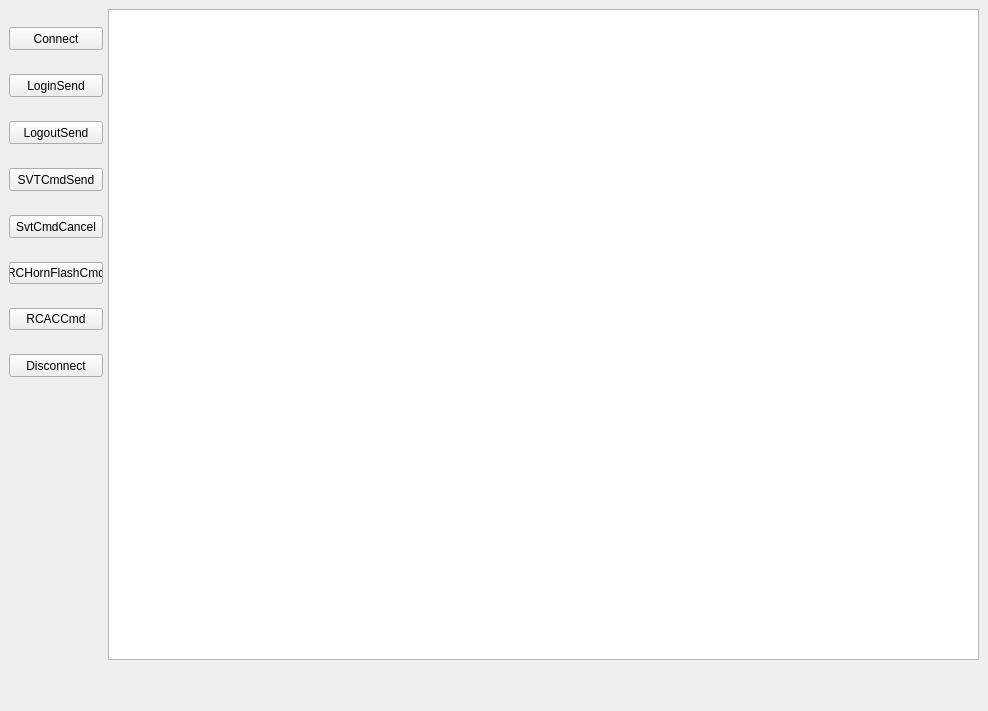
<?xml version="1.0" encoding="UTF-8"?>
<ui version="4.0">
 <class>Form</class>
 <widget class="QWidget" name="Form">
  <property name="enabled">
   <bool>true</bool>
  </property>
  <property name="geometry">
   <rect>
    <x>0</x>
    <y>0</y>
    <width>988</width>
    <height>711</height>
   </rect>
  </property>
  <property name="maximumSize">
   <size>
    <width>988</width>
    <height>16777215</height>
   </size>
  </property>
  <property name="windowTitle">
   <string>Form</string>
  </property>
  <widget class="QTextEdit" name="textEdit">
   <property name="geometry">
    <rect>
     <x>108</x>
     <y>9</y>
     <width>871</width>
     <height>651</height>
    </rect>
   </property>
  </widget>
  <widget class="QWidget" name="layoutWidget">
   <property name="geometry">
    <rect>
     <x>9</x>
     <y>9</y>
     <width>94</width>
     <height>391</height>
    </rect>
   </property>
   <layout class="QGridLayout" name="gridLayout">
    <item row="1" column="0">
     <widget class="QPushButton" name="pushButton_2">
      <property name="minimumSize">
       <size>
        <width>81</width>
        <height>23</height>
       </size>
      </property>
      <property name="text">
       <string>LoginSend</string>
      </property>
     </widget>
    </item>
    <item row="5" column="0">
     <widget class="QPushButton" name="pushButton_7">
      <property name="text">
       <string>RCHornFlashCmd</string>
      </property>
     </widget>
    </item>
    <item row="0" column="0">
     <widget class="QPushButton" name="pushButton_4">
      <property name="minimumSize">
       <size>
        <width>81</width>
        <height>23</height>
       </size>
      </property>
      <property name="text">
       <string>Connect</string>
      </property>
     </widget>
    </item>
    <item row="4" column="0">
     <widget class="QPushButton" name="pushButton_5">
      <property name="minimumSize">
       <size>
        <width>81</width>
        <height>23</height>
       </size>
      </property>
      <property name="text">
       <string>SvtCmdCancel</string>
      </property>
     </widget>
    </item>
    <item row="7" column="0">
     <widget class="QPushButton" name="pushButton_6">
      <property name="minimumSize">
       <size>
        <width>81</width>
        <height>23</height>
       </size>
      </property>
      <property name="text">
       <string>Disconnect</string>
      </property>
     </widget>
    </item>
    <item row="2" column="0">
     <widget class="QPushButton" name="pushButton">
      <property name="minimumSize">
       <size>
        <width>81</width>
        <height>23</height>
       </size>
      </property>
      <property name="text">
       <string>LogoutSend</string>
      </property>
     </widget>
    </item>
    <item row="3" column="0">
     <widget class="QPushButton" name="pushButton_3">
      <property name="minimumSize">
       <size>
        <width>81</width>
        <height>23</height>
       </size>
      </property>
      <property name="text">
       <string>SVTCmdSend</string>
      </property>
     </widget>
    </item>
    <item row="6" column="0">
     <widget class="QPushButton" name="pushButton_8">
      <property name="text">
       <string>RCACCmd</string>
      </property>
     </widget>
    </item>
   </layout>
  </widget>
 </widget>
 <resources/>
 <connections>
  <connection>
   <sender>pushButton</sender>
   <signal>clicked()</signal>
   <receiver>Form</receiver>
   <slot>LogoutSend_click()</slot>
   <hints>
    <hint type="sourcelabel">
     <x>96</x>
     <y>144</y>
    </hint>
    <hint type="destinationlabel">
     <x>164</x>
     <y>94</y>
    </hint>
   </hints>
  </connection>
  <connection>
   <sender>pushButton_2</sender>
   <signal>clicked()</signal>
   <receiver>Form</receiver>
   <slot>LoginSend_click()</slot>
   <hints>
    <hint type="sourcelabel">
     <x>75</x>
     <y>97</y>
    </hint>
    <hint type="destinationlabel">
     <x>131</x>
     <y>12</y>
    </hint>
   </hints>
  </connection>
  <connection>
   <sender>pushButton_3</sender>
   <signal>clicked()</signal>
   <receiver>Form</receiver>
   <slot>SVTCmdSend_click()</slot>
   <hints>
    <hint type="sourcelabel">
     <x>62</x>
     <y>191</y>
    </hint>
    <hint type="destinationlabel">
     <x>142</x>
     <y>142</y>
    </hint>
   </hints>
  </connection>
  <connection>
   <sender>pushButton_4</sender>
   <signal>clicked()</signal>
   <receiver>Form</receiver>
   <slot>Connect_click()</slot>
   <hints>
    <hint type="sourcelabel">
     <x>55</x>
     <y>50</y>
    </hint>
    <hint type="destinationlabel">
     <x>153</x>
     <y>50</y>
    </hint>
   </hints>
  </connection>
  <connection>
   <sender>pushButton_5</sender>
   <signal>clicked()</signal>
   <receiver>Form</receiver>
   <slot>SvtCmdCancel_click()</slot>
   <hints>
    <hint type="sourcelabel">
     <x>73</x>
     <y>238</y>
    </hint>
    <hint type="destinationlabel">
     <x>145</x>
     <y>217</y>
    </hint>
   </hints>
  </connection>
  <connection>
   <sender>pushButton_6</sender>
   <signal>clicked()</signal>
   <receiver>Form</receiver>
   <slot>Disconnect_click()</slot>
   <hints>
    <hint type="sourcelabel">
     <x>74</x>
     <y>374</y>
    </hint>
    <hint type="destinationlabel">
     <x>128</x>
     <y>247</y>
    </hint>
   </hints>
  </connection>
  <connection>
   <sender>pushButton_7</sender>
   <signal>clicked()</signal>
   <receiver>Form</receiver>
   <slot>RCHornFlashCmd_click()</slot>
   <hints>
    <hint type="sourcelabel">
     <x>30</x>
     <y>285</y>
    </hint>
    <hint type="destinationlabel">
     <x>42</x>
     <y>429</y>
    </hint>
   </hints>
  </connection>
  <connection>
   <sender>pushButton_8</sender>
   <signal>clicked()</signal>
   <receiver>Form</receiver>
   <slot>RCACCmd_click()</slot>
   <hints>
    <hint type="sourcelabel">
     <x>50</x>
     <y>327</y>
    </hint>
    <hint type="destinationlabel">
     <x>85</x>
     <y>460</y>
    </hint>
   </hints>
  </connection>
 </connections>
 <slots>
  <slot>LogoutSend_click()</slot>
  <slot>LoginSend_click()</slot>
  <slot>SVTCmdSend_click()</slot>
  <slot>Connect_click()</slot>
  <slot>SvtCmdCancel_click()</slot>
  <slot>Disconnect_click()</slot>
  <slot>RCHornFlashCmd_click()</slot>
  <slot>RCACCmd_click()</slot>
 </slots>
</ui>
